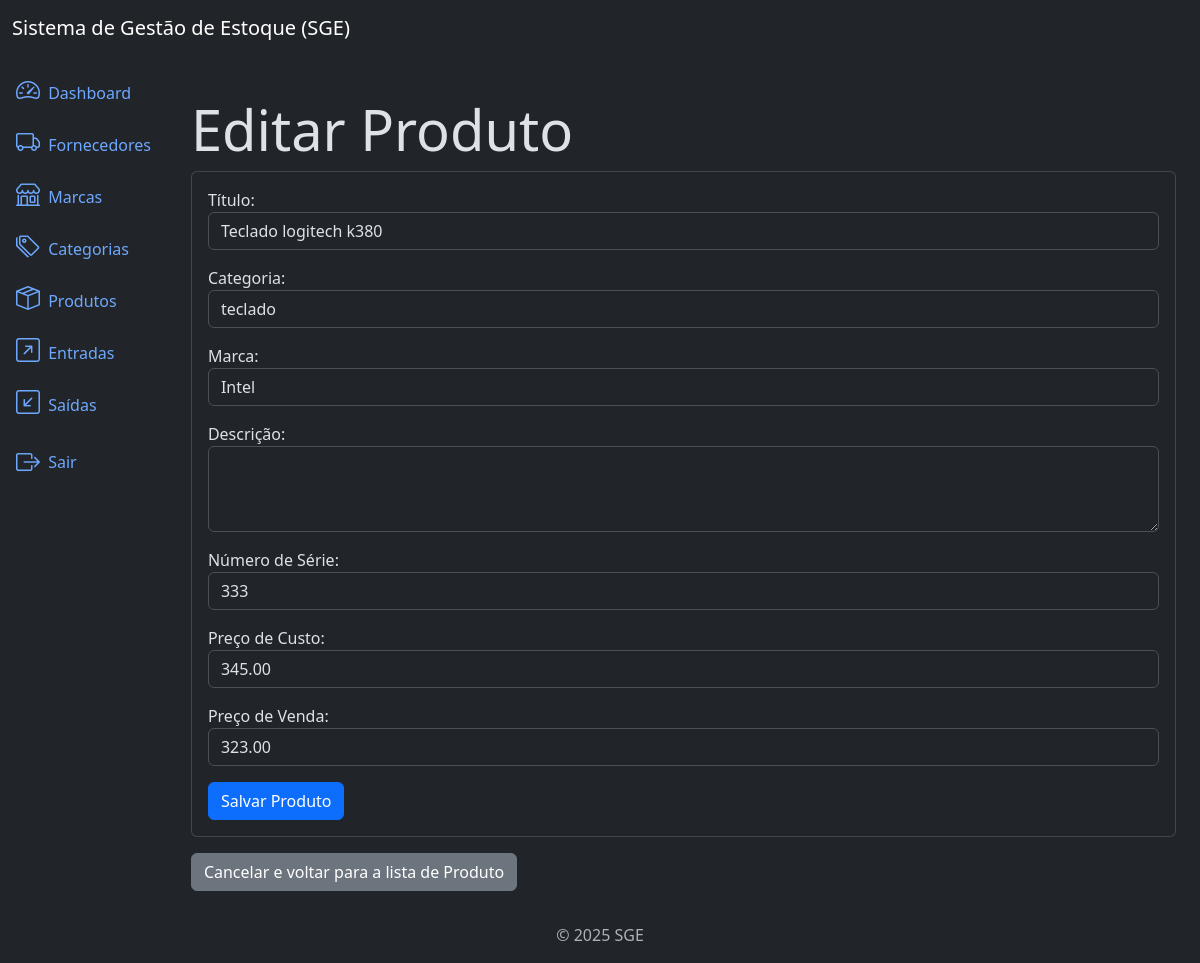
/products/1/update/ (signed in), run on an earlier commit of the app's database.
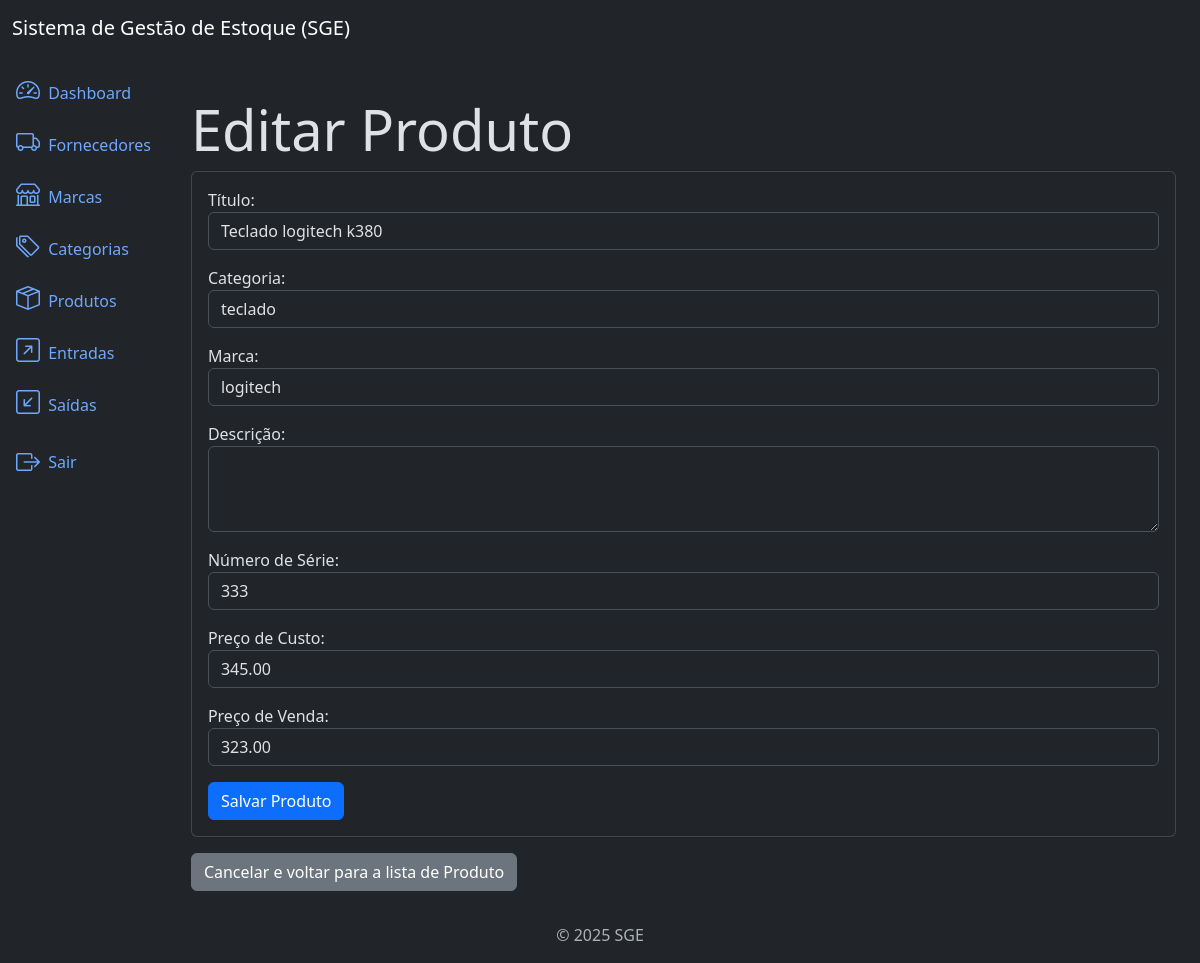
And on a later commit of the database.
### products/models.py (models this page shows, shortened)
class Product (models.Model):
    title = models.CharField(max_length=500)
    category = models.ForeignKey(Category, on_delete=models.PROTECT, related_name='products')
    brand = models.ForeignKey(Brand, on_delete=models.PROTECT, related_name='products')
    description = models.TextField(null=True, blank=True)
    serie_number = models.CharField(max_length=200, null=True, blank=True)
    cost_price = models.DecimalField(max_digits=20, decimal_places=2)
    selling_price = models.DecimalField(max_digits=20, decimal_places=2)
    quantity = models.IntegerField(default=0)
    created_at = models.DateTimeField(auto_now_add=True)
    updated_at = models.DateTimeField(auto_now=True)
    class Meta:
         ordering = ['title']

### products/views.py (the view)
# urls.py: path('products/<int:pk>/update/', views.ProductUpdateView.as_view(), name='product_update'),
class ProductUpdateView(LoginRequiredMixin,PermissionRequiredMixin, UpdateView):
    model = models.Product
    template_name = 'product_update.html'
    form_class = forms.ProductForm
    success_url = reverse_lazy('product_list')
    permission_required = 'products.change_product'

### products/forms.py
class ProductForm(forms.ModelForm):
     class Meta:
        model = models.Product
        fields = ['title', 'category', 'brand', 'description', 'serie_number', 'cost_price', 'selling_price']
        widgets = {
            'title': forms.TextInput(attrs={'class': 'form-control'}),
            'category': forms.Select(attrs={'class': 'form-control'}),
            'brand': forms.Select(attrs={'class': 'form-control'}),
            'description': forms.Textarea(attrs={'class': 'form-control', 'rows': 3}),
            'serie_number': forms.TextInput(attrs={'class': 'form-control'}),
            'cost_price': forms.NumberInput(attrs={'class': 'form-control'}),
            'selling_price': forms.NumberInput(attrs={'class': 'form-control'}),
        }
        labels = {
            'title': 'Título',
            'category': 'Categoria',
            'brand': 'Marca',
            'description': 'Descrição',
            'serie_number': 'Número de Série',
            'cost_price': 'Preço de Custo',
            'selling_price': 'Preço de Venda',
        }

### brands/models.py (called while the page is built)
    def __str__(self):
        return self.name

### categories/models.py (called while the page is built)
    def __str__(self):
        return self.name

### products/templates/product_update.html (shortened to what this page needs)
{% extends 'base.html' %}
{% block content %}
<div class="conteiner mt-4">
    <h3 class="display-4"> Editar Produto</h3>
    <div class="card">
        <div class="card-body">
            <form method="post" class="form">
                {{ form.as_p }}
                <button type="submit" class=" btn btn-primary">Salvar Produto</button>
            </form>
        </div>
    </div>
    <a href="{% url 'product_list' %}" class="btn btn-secondary mt-3">Cancelar e voltar para a lista de Produto</a>
</div>
{% endblock %}

What changed in the data, as far as the page shows it:
changed Product "Teclado logitech k380": brand "Intel" → "logitech"
